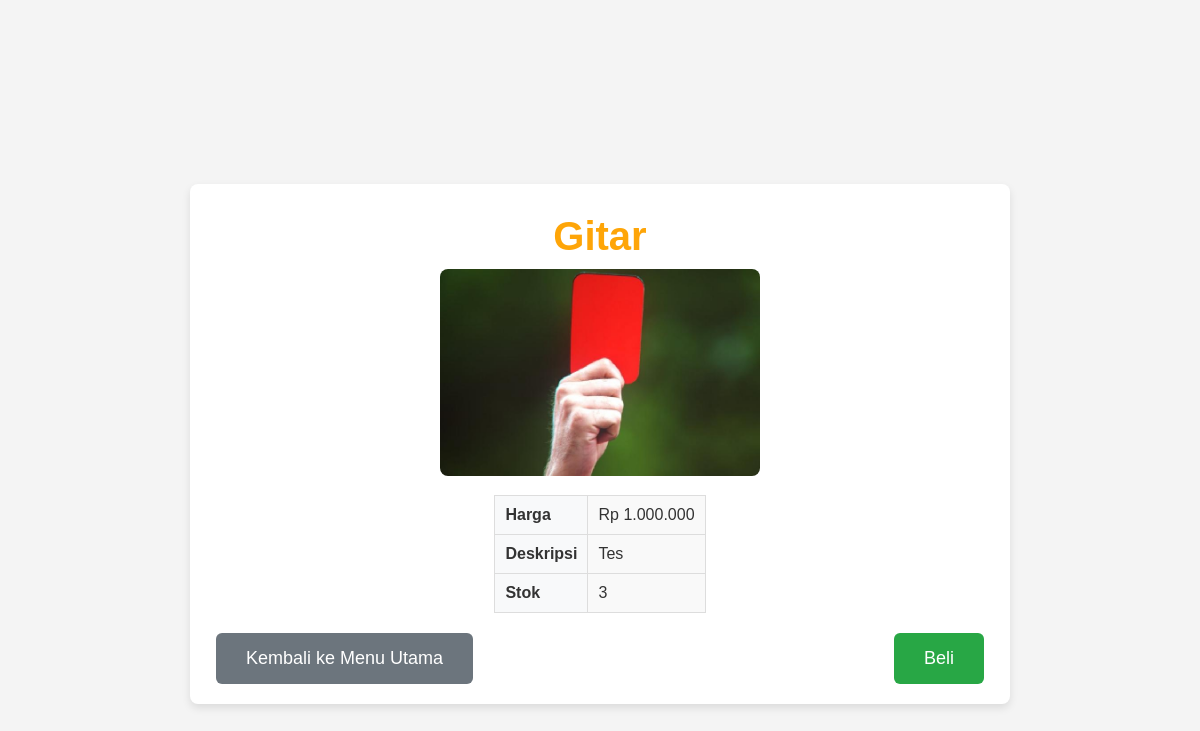
/user/detail_produk.php?id=11, run on the app's committed database.
### tables this page shows
CREATE TABLE `produk_gitar` (
  `id` int(11) NOT NULL,
  `nama` varchar(100) NOT NULL,
  `harga` decimal(10,2) NOT NULL,
  `deskripsi` text DEFAULT NULL,
  `image_url` varchar(255) DEFAULT NULL,
  `stok` int(11) NOT NULL DEFAULT 0,
  `admin_id` varchar(255) NOT NULL,
  `created_at` timestamp NOT NULL DEFAULT current_timestamp(),
  `updated_at` timestamp NOT NULL DEFAULT current_timestamp() ON UPDATE current_timestamp()
);

### user/detail_produk.php (the view, shortened to what this page needs)
<?php
include '../config/db.php';
$produk_id = $_GET['id'];
$stmt_produk = $pdo->prepare("SELECT * FROM produk_gitar WHERE id = ?");
$stmt_produk->execute([$produk_id]);
$produk = $stmt_produk->fetch(PDO::FETCH_ASSOC);
?>
<!DOCTYPE html>
<html>
<head>
</head>
<body>
<div class="container">
    <div class="produk-info">
        <h1><?=htmlspecialchars($produk['nama'])?></h1>
        <img src="/Arpeggio_Web/<?=htmlspecialchars($produk['image_url'])?>" alt="<?=$produk['nama']?>">
        <table>
                <tr>
                    <th>Harga</th>
                    <td>Rp <?=number_format($produk['harga'], 0, ',', '.')?></td>
                </tr>
                <tr>
                    <th>Deskripsi</th>
                    <td><?=htmlspecialchars($produk['deskripsi'])?></td>
                </tr>
                <tr>
                    <th>Stok</th>
                    <td><?=htmlspecialchars($produk['stok'])?></td>
                </tr>
            </table>
    </div>
    <form method="POST">
    <div class="button-container">
            <button type="button" class="back-button" onclick="window.location.href='index.php';">Kembali ke Menu Utama</button>
            <button type="submit" name="beli" class="beli-button">Beli</button>
        </div>
    </form>
</div>
</body>
</html>

### user/detail_produk.php (style rules this page uses)
body { font-family: Arial, sans-serif; margin: 42px; padding: 2px; background-color: #f4f4f4; color: #333; display: flex; justify-content: center; align-items: center; min-height: 100vh; }
.container { max-width: 800px; width: 100%; background-color: #ffffff; padding: 20px 10px; border-radius: 8px; box-shadow: 0 4px 8px rgba(0, 0, 0, 0.1); text-align: center; }
.produk-info table { border-collapse: collapse; padding-inline: 2%; display: flex; justify-content: center; align-items: center; }
.produk-info th, .produk-info td { padding: 10px; text-align: left; border: 1px solid #ddd; }
.produk-info th { background-color: #f8f9fa; color: #333; }
.produk-info td { background-color: #f9f9f9; }
.produk-info img { max-width: 40%; height: auto; border-radius: 8px; margin-bottom: 15px; }
.produk-info h1 { font-size: 40px; font-weight: 800; margin: 10px 15%; color: #FEA508; }
.button-container { display: flex; justify-content: space-between; margin-top: 20px; padding-inline: 2%; }
.back-button, .beli-button { padding: 15px 30px; border-radius: 6px; font-size: 18px; cursor: pointer; transition: background-color 0.3s ease; border: none; }
.beli-button { background-color: #28a745; color: #ffffff; }
.back-button { background-color: #6c757d; color: #ffffff; }

### data on the page
produk_gitar: nama "Gitar", image_url (picture), harga "1.000.000", deskripsi "Tes", stok "3"
